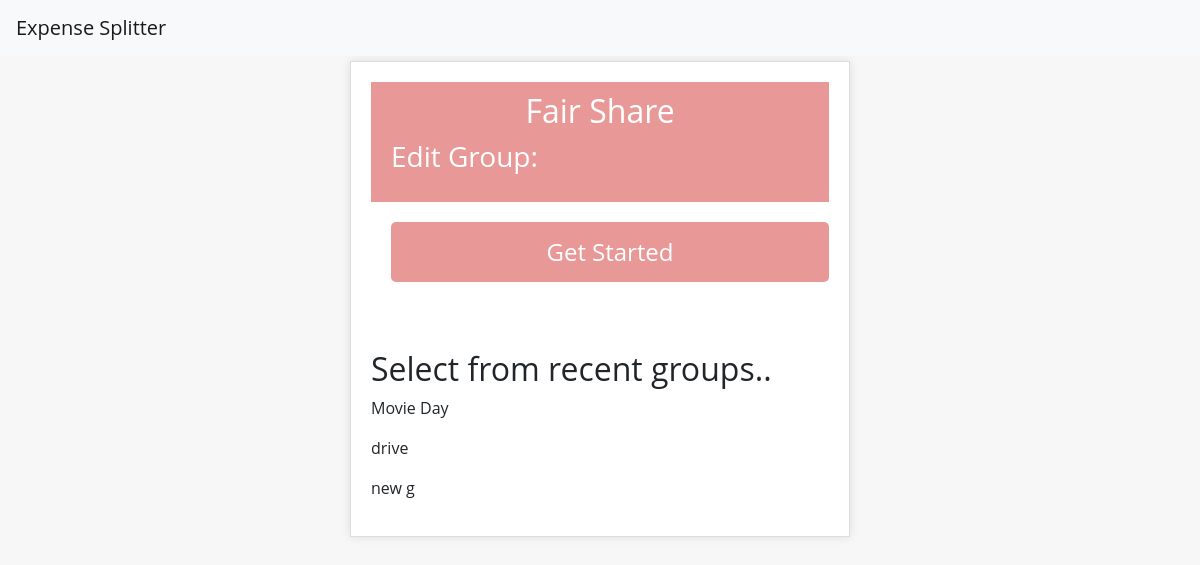
The page / on the database its author committed.
### expenses/models.py (models this page shows, shortened)
class Group(models.Model):
    id = models.UUIDField(primary_key=True, default=uuid.uuid4, editable=False)
    grp_name = models.CharField(max_length=25)
    members = models.ManyToManyField(Member, through='GroupMember', related_name='groups')

### expenses/views.py (the view)
# urls.py: path('', views.dashboard, name='home'),
def dashboard(request):
    groups = Group.objects.all()
    return render(request, 'expenses/dashboard.html', {'groups': groups})

### expenses/templates/expenses/dashboard.html (shortened to what this page needs)
{% extends 'expenses/base.html' %}
{% load static %}
{% block content %}
<div class="header">
    <h2>Fair Share</h2>
    <div class="sub-header">
        <h3>Edit Group: {{ group.name }}</h3>
    </div>
</div>
<div class = "content">
  <a href="{% url 'create_group' %}" ><button type="submit"class="add-transaction-button">Get Started</button></a>
</div>
<br><br>
  <h2>Select from recent groups..</h2>
    {% for group in groups %}
      <p>
        <a href="{% url 'group_detail' group.id %}" class= "recent-grp" >{{ group.grp_name }}</a>
      </p>
    {% endfor %}
{% endblock %}

### static/styles/new.css (style rules this page uses)
body { font-family: 'Open Sans', sans-serif; background-color: #f7f7f7; }
.header { background-color: #e99898; color: #fff; padding: 10px; text-align: center; }
.sub-header { background-color: #e99898; color: #fff; padding: 10px; text-align: left; }
.content { padding: 10px; }
.header h2 { margin: 0; }
.add-transaction-button { background-color: #e99898; color: white; padding: 12px 20px; margin: 10px; border: none; border-radius: 5px; cursor: pointer; font-size: 1.5em; width: 100%; }
.recent-grp { cursor: default; text-decoration: none; color: inherit; }

### rows shown on the page
Group: grp_name "Movie Day"
Group: grp_name "drive"
Group: grp_name "new g"
